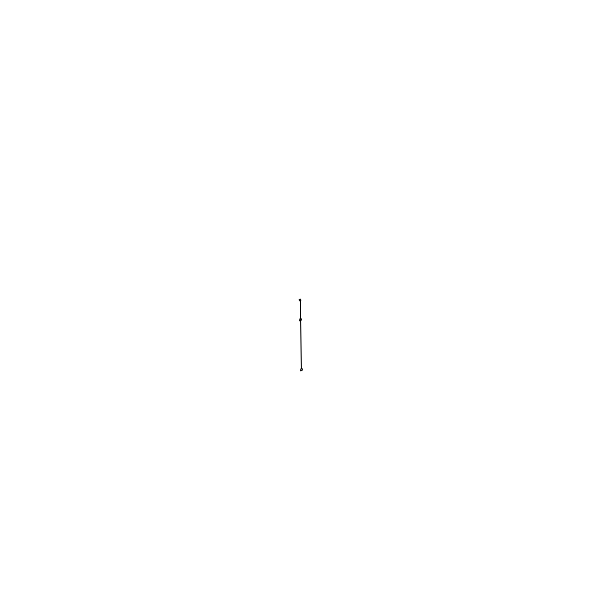
Frame 1 (no input)
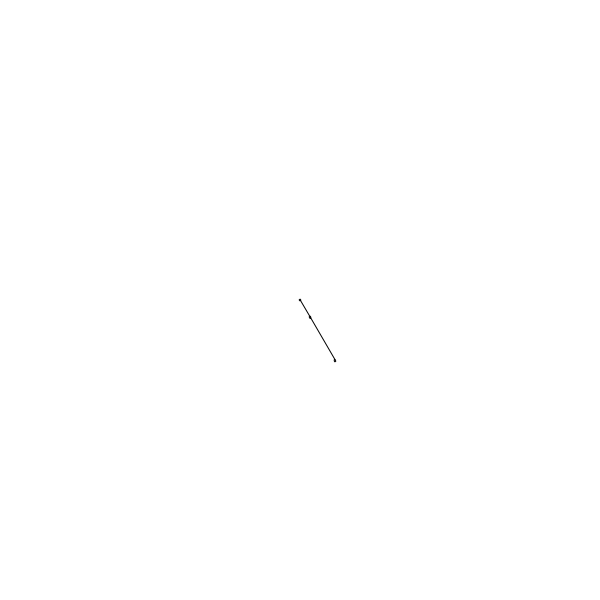
Frame 60 (the mouse pressed at the canvas centre just before this capture)
Frame 120 (the mouse held since frame 60 and released just before this capture): identical to frame 60, image omitted

The Processing sketch that drew these frames (run headless with seeded random() and noise(); from frame 60 on, the mouse is pressed at the canvas centre):

// Processing sketch: exercise2
// ── exercise2.pde
float angle = 0;
float velocity = (1/60.0)*(PI/6.0);

void setup()
{
  size(600, 600);
  smooth();
  frameRate(30);  
}

void draw()
{
  background(255);
  
  angle -= velocity;
  
  translate(width/2,height/2);
  rotate(angle);
  ellipse(0,0,2,2);
  line(0,0,0,20);
  ellipse(0,20,2,2);
  
  if(angle<=-PI/6){
    angle = 0;
  }
  
  pushMatrix();
  translate(0,20);
  rotate(angle*2.0);
  line(0,50,0,0);
  ellipse(0,50,2,2);
  translate(0,-20);
  popMatrix();
}
